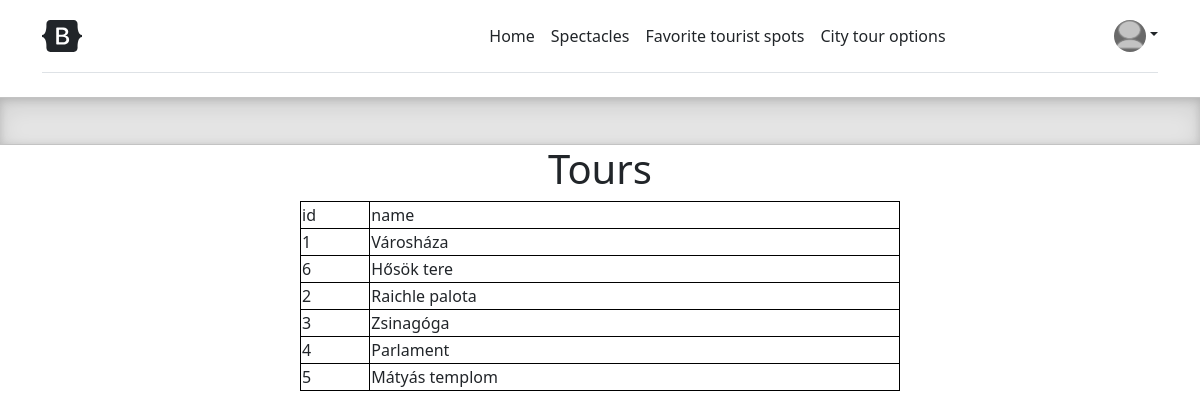
Page /city_tour.php (signed in) on the committed database.
### tables this page shows
CREATE TABLE IF NOT EXISTS `spectacle` (
  `id_spec` int(15) NOT NULL,
  `spec_name` varchar(50) NOT NULL,
  `spec_description` varchar(255) DEFAULT NULL,
  `loc_x` float NOT NULL,
  `loc_y` float NOT NULL,
  `spec_city_id` int(30) DEFAULT NULL,
  `popularity` int(23) NOT NULL,
  `created_by` varchar(30) DEFAULT NULL,
  `picture` blob,
  PRIMARY KEY (`id_spec`),
  KEY `id_spec` (`id_spec`,`spec_name`,`spec_description`,`loc_x`,`loc_y`,`spec_city_id`,`popularity`,`created_by`),
  KEY `created_by` (`created_by`),
  KEY `spec_city_id` (`spec_city_id`)
);

### city_tour.php (the view, shortened to what this page needs)
<?php
require_once "action.php";
require_once "db_config.php";
?>
<!DOCTYPE html>
<html lang="en">
<head>
</head>
<body>
<link href="css/bootstrap.min.css" rel="stylesheet">
<link rel="stylesheet" href="css/placeholder.css">
<link rel="stylesheet" href="css/style.css">
    <link href="css/headers.css" rel="stylesheet">
  </head>
  <body>
<main>
  <div class="container">
    <header class="d-flex flex-wrap align-items-center justify-content-center justify-content-md-between py-3 mb-4 border-bottom">
      <a href="/" class="d-flex align-items-center col-md-3 mb-2 mb-md-0 text-dark text-decoration-none">
        <svg class="bi me-2" width="40" height="32" role="img" aria-label="Bootstrap"><use xlink:href="#bootstrap"/></svg>
      </a>
      <ul class="nav col-12 col-md-auto mb-2 justify-content-center mb-md-0">
        <li><a href="index.php" class="nav-link px-2 link-dark">Home</a></li>
        <li><a href="spectacles.php" class="nav-link px-2 link-dark">Spectacles</a></li>
        <li><a href="current.php" class="nav-link px-2 link-dark">Favorite tourist spots</a></li>
      <?php
      headerSite();
      ?>
    </header>
  </div>
  <div class="b-example-divider"></div>
  <h1 class="text-center">Tours</h1>
    <?php
   $sql="SELECT s.id_spec, s.spec_name, s.picture, s.popularity, c.name FROM spectacle s inner join city c on s.spec_city_id = c.id order by s.popularity asc";
   $result=$conn->prepare($sql);
   $result->execute();
   $result->setFetchMode(PDO::FETCH_NUM);
   echo "<table class=\"table-design\">";
   echo "<tr><td>id</td><td>name</td></tr>";
   while($row=$result->fetch())
   {
       echo "<tr><td>$row[0]</td><td>$row[1]</td></tr>";
   }
   echo "</table>";
    ?>
</body>
</html>

### action.php (shortened to what this page needs)
<?php
function headerSite(){
        echo "<li> <a href=\"city_tour.php\" class=\"nav-link px-2 link-dark\">City tour options</a></li>";
    if(isset($_SESSION["user-name"]) and !empty($_SESSION["user-name"]) )
    {
    echo "</ul>";
	 echo "<div class=\"dropdown text-end\">";
     echo "<a href=\"#\" class=\"d-block link-dark text-decoration-none dropdown-toggle\" id=\"dropdownUser1\" data-bs-toggle=\"dropdown\" aria-expanded=\"false\">";
    echo "<img src=\"img/user.png\" alt=\"img\" width=\"32\" height=\"32\" class=\"rounded-circle\">";
     echo "</a>";
   echo "</div>";
}
else{
    echo "</ul>";
echo "<div class=\"col-md-3 text-end\">";
echo "<a href=\"sign.php\"> <button type=\"button\" class=\"btn btn-outline-primary me-2\">Login</button></a>";
 echo "<a href=\"register.php\"><button type=\"button\" class=\"btn btn-primary\">Sign-up</button></a>";
echo "</div>";}
}
?>

### css/style.css (style rules this page uses)
.table-design { width: 50%; margin: auto; border: 1px solid black; }
.table-design td { border: 1px solid black; width: auto; }

### css/headers.css (style rules this page uses)
.b-example-divider { height: 3rem; background-color: rgba(0, 0, 0, .1); border: solid rgba(0, 0, 0, .15); border-width: 1px 0; box-shadow: inset 0 .5em 1.5em rgba(0, 0, 0, .1), inset 0 .125em .5em rgba(0, 0, 0, .15); }
.bi { vertical-align: -.125em; fill: currentColor; }
.dropdown-toggle { outline: 0; }

### rows in the picture
spectacle: id_spec "1", spec_name "Városháza"
spectacle: id_spec "6", spec_name "Hősök tere"
spectacle: id_spec "2", spec_name "Raichle palota"
spectacle: id_spec "3", spec_name "Zsinagóga"
spectacle: id_spec "4", spec_name "Parlament"
spectacle: id_spec "5", spec_name "Mátyás templom"
